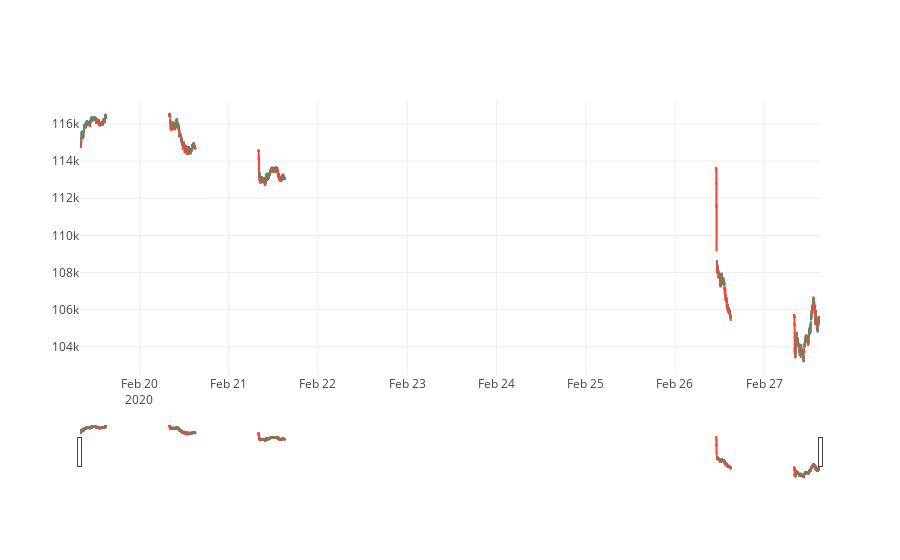

This figure's notebook cell:
### Code cell
%matplotlib inline
init_notebook_mode(connected=True)  
cf.go_offline()

df = pd.read_csv("https://www.alphavantage.co/query?function=TIME_SERIES_INTRADAY&symbol=^BVSP&interval=1min&outputsize=full&apikey=UDCCZOE6N1IMGNER&datatype=csv")

#https://www.alphavantage.co/documentation/

trace = go.Candlestick(x=df['timestamp'],
                open=df['open'],
                high=df['high'],
                low=df['low'],
                close=df['close'])
data = [trace]
py.iplot(data, filename='simple_candlestick')

### Figure 1 — Plotly figure (JSON) as saved in the notebook; plotly's stock layout.template omitted (floating-point values rounded to 4 significant figures; data arrays with more than 128 entries replaced by an {"elided": "..."} marker saying what was removed)
{"data": [{"close": {"elided": "1898 float values"}, "high": {"elided": "1898 float values"}, "low": {"elided": "1898 float values"}, "open": {"elided": "1898 float values"}, "type": "candlestick", "uid": "958f5284-2b40-45dc-b832-c5428e24856a", "x": {"elided": "1898 str values"}}], "layout": {}}
